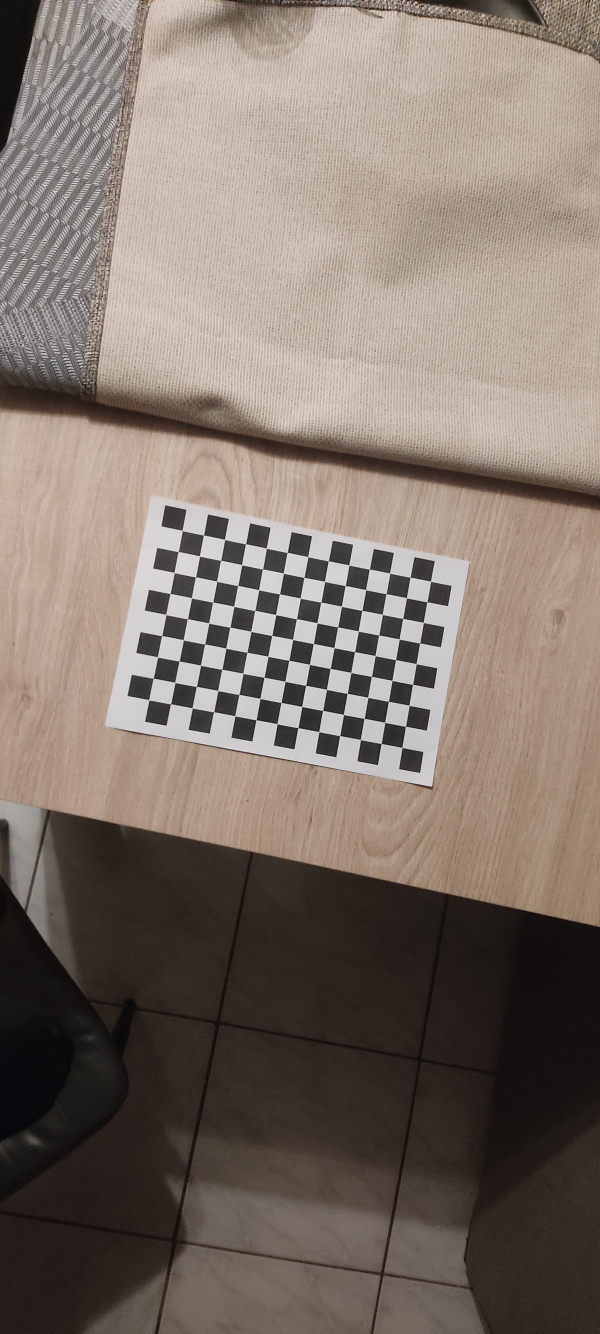
#> input picture HW2/mine/_calibration/1701971251957.jpg, 1800 x 4000 px (shown at 1/3 size); its folder holds 4 pictures in this run
$ python HW2b.py
#> lines starting #> are read from the running program, lines starting #| are printed output that depends on the picture
#!/usr/bin/env python
# -*- coding: utf-8 -*-

import numpy as np
import cv2
import glob
import time

# Set camera model
pinhole_calibration = True

base_folder = 'mine'

file_entension = 'jpg'
#file_entension = 'png'

count = 0

# termination criteria
criteria = (cv2.TERM_CRITERIA_EPS + cv2.TERM_CRITERIA_MAX_ITER, 300, 0.001)

# For doorbell fisheye cameras
calibration_flags = cv2.fisheye.CALIB_RECOMPUTE_EXTRINSIC+cv2.fisheye.CALIB_FIX_SKEW

# prepare object points, like (0,0,0), (1,0,0), (2,0,0) ....,(6,5,0)
square_size = 2
objp = np.zeros((9*13,3), np.float32)

objp[:,:2] = np.mgrid[0:13,0:9].T.reshape(-1,2)
objp *= square_size

# Arrays to store object points and image points from all the images.
objpoints = [] # 3d point in real world space
imgpoints = [] # 2d points in image plane.

images = glob.glob(base_folder+'/_calibration/*.'+file_entension)

print ('Images are read')

# Chess_images
for fname in images:
    print (' Reading image =',count)
    img = cv2.imread(fname)
#> img is the input picture: shape (4000, 1800, 3); mean B, G, R 107.3, 116, 128.4

    gray = cv2.cvtColor(img,cv2.COLOR_BGR2GRAY)
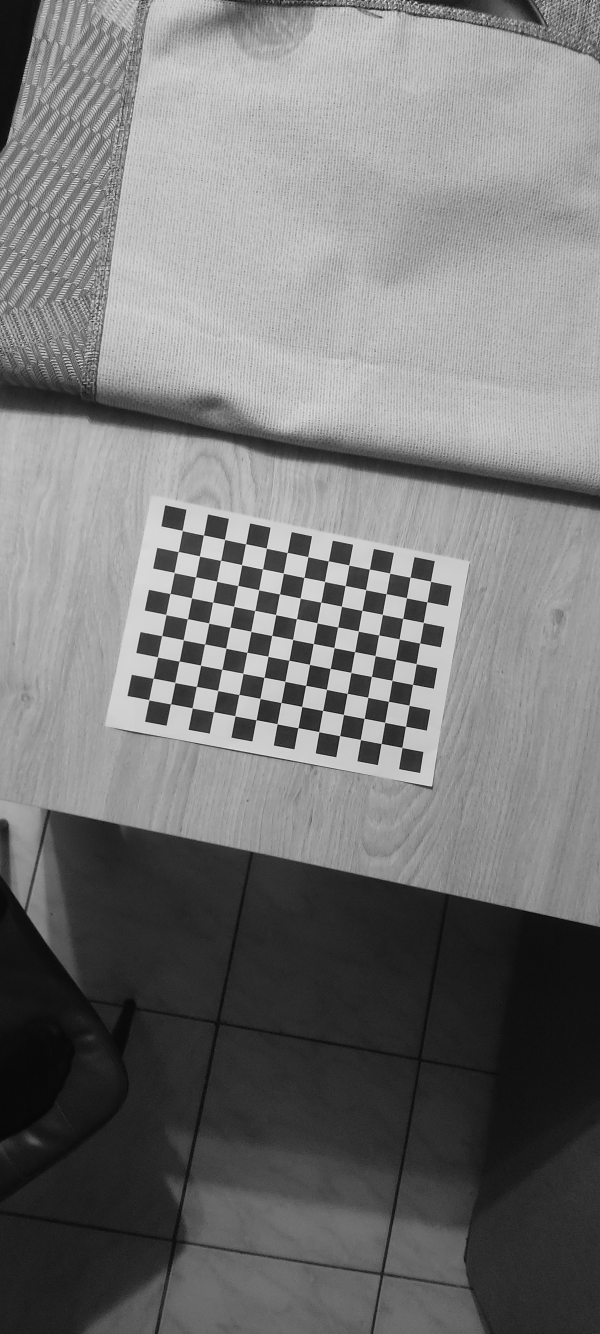
#> gray: shape (4000, 1800) (shown at 1/3 size); min 0, max 252, mean 118.7
    cv2.namedWindow('gray', cv2.WINDOW_NORMAL)
    cv2.imshow('gray',gray)
    cv2.waitKey(100)

    if pinhole_calibration:
        # Find the chess board corners
        ret, corners = cv2.findChessboardCorners(gray, (13,9),None)
#> ret = True; corners = 117 rows, first 8: [546.8, 1591.7], [611.2, 1606.1], [674.4, 1619.2], [737.5, 1632.4], [799.7, 1645.5], [862.3, 1658.4], [923.8, 1670.9], [985.7, 1683.4]
        # ret, corners = cv2.findChessboardCorners(gray, (13,9),cv2.CALIB_CB_ADAPTIVE_THRESH+cv2.CALIB_CB_NORMALIZE_IMAGE)


    # If found, add object points, image points (after refining them)
    if ret == True:
        objpoints.append(objp)

        corners2 = cv2.cornerSubPix(gray,corners,(11,11),(-1,-1),criteria)
#> corners2 = 117 rows, first 8: [547.4, 1592.3], [611.3, 1606], [674.6, 1619.1], [737.6, 1632.4], [799.9, 1645.3], [862.3, 1658.5], [924.3, 1671], [985.6, 1683.5]
        imgpoints.append(corners2)

        # Draw and display the corners
        img = cv2.drawChessboardCorners(img, (13,9), corners2,ret)

        cv2.namedWindow('img', cv2.WINDOW_NORMAL)
        cv2.imshow('img',img)
        cv2.imwrite(base_folder+'/chess_images/Image'+str(count)+'.'+file_entension,img)
        count += 1
        cv2.waitKey(100)
#> pass 2 of the loop `for fname in images:`:
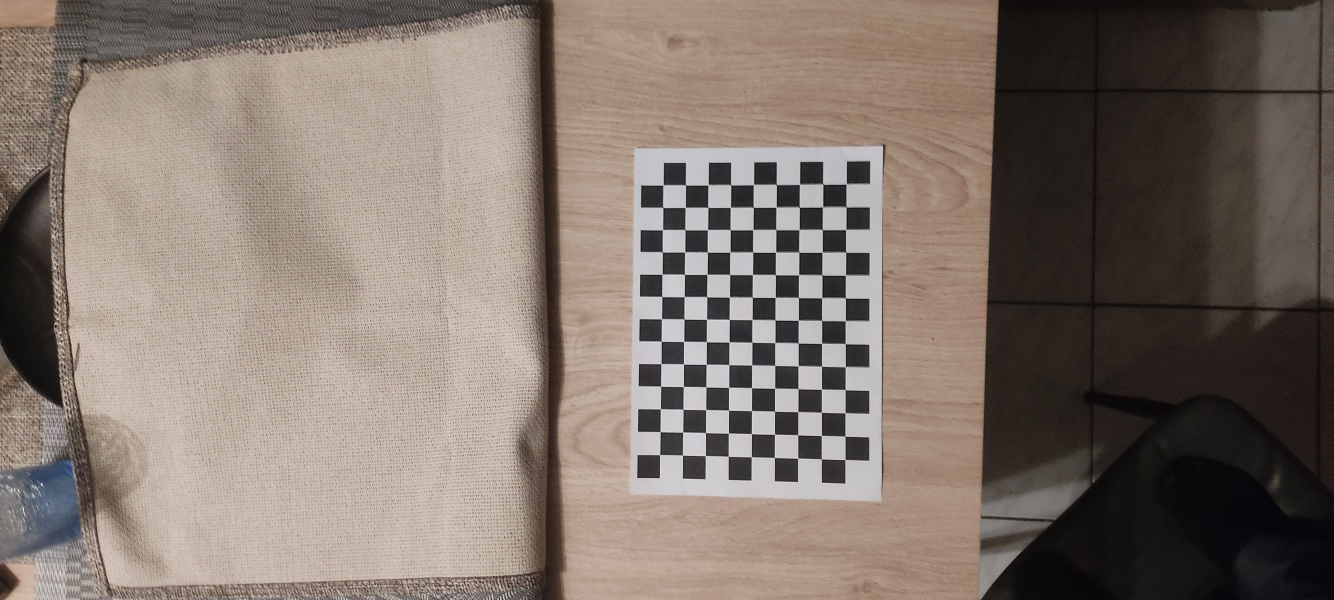
#> input picture HW2/mine/_calibration/1701971251969.jpg, 4000 x 1800 px (shown at 1/3 size)
#> img is the input picture: shape (1800, 4000, 3); mean B, G, R 108.5, 117.3, 129.7
#> `gray = cv2.cvtColor(img,cv2.COLOR_BGR2GRAY)`:
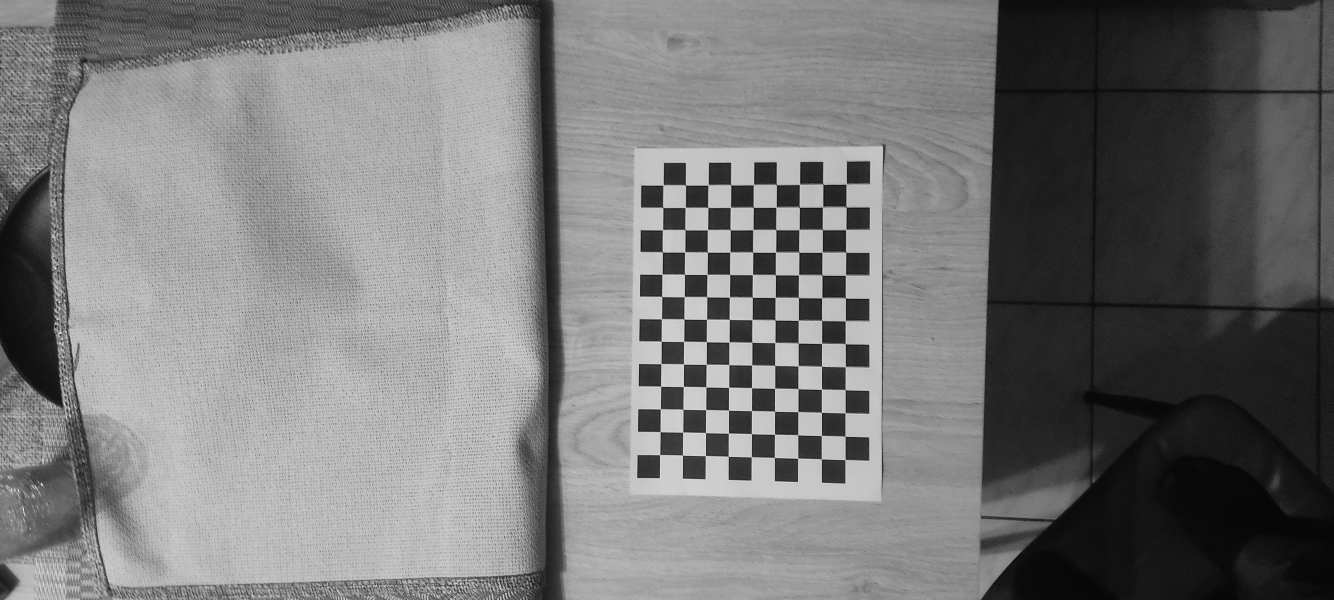
#> gray: shape (1800, 4000) (shown at 1/3 size); min 0, max 254, mean 120
#> corners = 117 rows, first 8: [2538.9, 553.9], [2539.5, 622.9], [2537.5, 690.9], [2538.8, 758.2], [2537, 827.5], [2537.5, 895.5], [2537.1, 963], [2537, 1032.6]
#> corners2 = 117 rows, first 8: [2539.7, 553], [2539.6, 622.3], [2538.3, 689.9], [2538.4, 758], [2537.3, 826.5], [2537.3, 895.2], [2536.9, 963.5], [2536.9, 1032.4]
#> pass 3 of the loop `for fname in images:`:
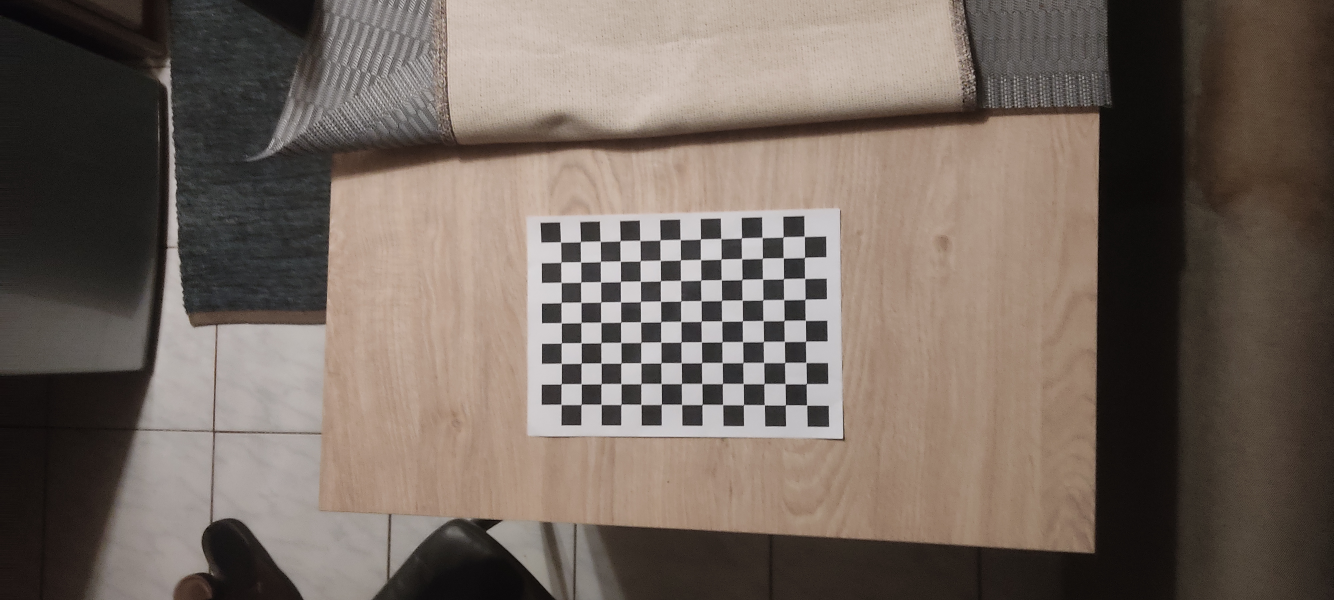
#> input picture HW2/mine/_calibration/1701971251979.jpg, 4000 x 1800 px (shown at 1/3 size)
#> img is the input picture: shape (1800, 4000, 3); mean B, G, R 94, 102.4, 114.2
#> `gray = cv2.cvtColor(img,cv2.COLOR_BGR2GRAY)`:
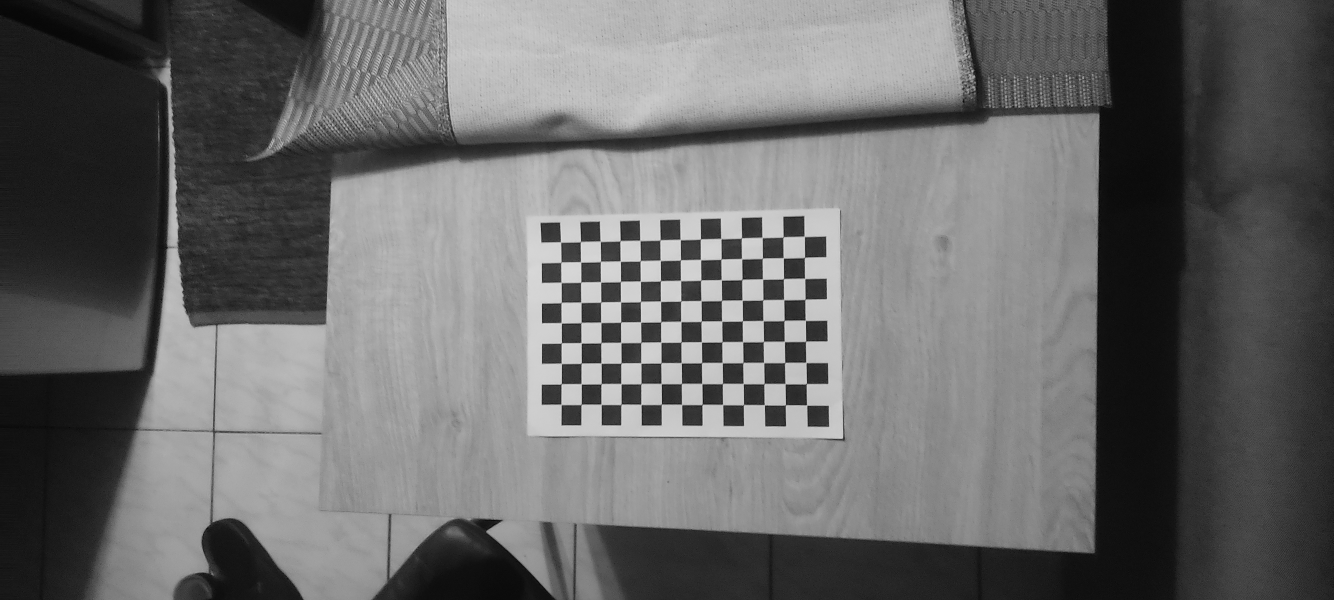
#> gray: shape (1800, 4000) (shown at 1/3 size); min 0, max 238, mean 104.9
#> corners = 117 rows, first 8: [1683.8, 727.3], [1742, 725.5], [1802.6, 725.5], [1861.5, 722.6], [1920.5, 722.5], [1981, 720.5], [2041.5, 719.5], [2103, 716.6]
#> corners2 = 117 rows, first 8: [1683.1, 726.8], [1742.4, 725.8], [1801.9, 724.8], [1861.3, 723.2], [1920.9, 722.5], [1981.2, 720.6], [2041.7, 719.4], [2102.5, 718.1]
#> the loop made 4 passes; the first 3 are shown

# Printing for pinhole
if pinhole_calibration:
    # For calibrating normal camera
    ret, mtx, dist, rvecs, tvecs = cv2.calibrateCamera(objpoints, imgpoints, gray.shape[::-1],None,None)
    print ('Pinhole Calibration results:')
    print ('mtx is:', mtx)
    print ('dist is:', dist)
    print ('rvecs is:', rvecs)
    print ('tvecs is:', tvecs)

images = glob.glob(base_folder+'/_undistortion/*.'+file_entension)

# Undistorting Images
l = 0
for fname2 in images:
    print ('undistorting images')
    img2 = cv2.imread(fname2)
    h,  w = img2.shape[:2]

    if pinhole_calibration:
        # Undistort for a normal camera
        newcameramtx, roi =cv2.getOptimalNewCameraMatrix(mtx,dist,(w,h),1,(w,h))
        dst = cv2.undistort(img2, mtx, dist, None, newcameramtx)
        # dst2 = cv2.undistort(img3, mtx, dist, None, newcameramtx)
        cv2.namedWindow('undistorted', cv2.WINDOW_NORMAL)
        cv2.imshow('undistorted',dst)
        cv2.waitKey(100)
        time.sleep(2.0)


    cv2.imwrite(base_folder+'/undistorted_images/undistorted_Image'+str(l)+'.'+file_entension,dst)
    l += 1

if pinhole_calibration:
    #### For normal camera calibration only
    mean_error = 0
    tot_error = 0.0
    for i in range(len(objpoints)):
        imgpoints2, _ = cv2.projectPoints(objpoints[i], rvecs[i], tvecs[i], mtx, dist)
        error = cv2.norm(imgpoints[i],imgpoints2, cv2.NORM_L2)/len(imgpoints2)
        tot_error += error
    print ('tot_error is:', tot_error, 'len(objpoints is:', len(objpoints))
    print ("mean_error is: ", tot_error/len(objpoints))


# Task2
def match2(d1, d2):
    n1 = d1.shape[0]
    matches = []
    for i in range(n1):
        fv = d1[i, :]
        diff = d2 - fv
        diff = np.abs(diff)
        distances = np.sum(diff, axis=1)

        i2 = np.argmin(distances)
        mindist2 = distances[i2]

        distances[i2] = np.inf

        i3 = np.argmin(distances)
        mindist3 = distances[i3]

        if mindist2 / mindist3 < 0.5:
            matches.append(cv2.DMatch(i, i2, mindist2))

    return matches


images = glob.glob(base_folder+'/_stereo/*.'+file_entension)
#> (the run stopped early here; a loop or call above may not have finished)
